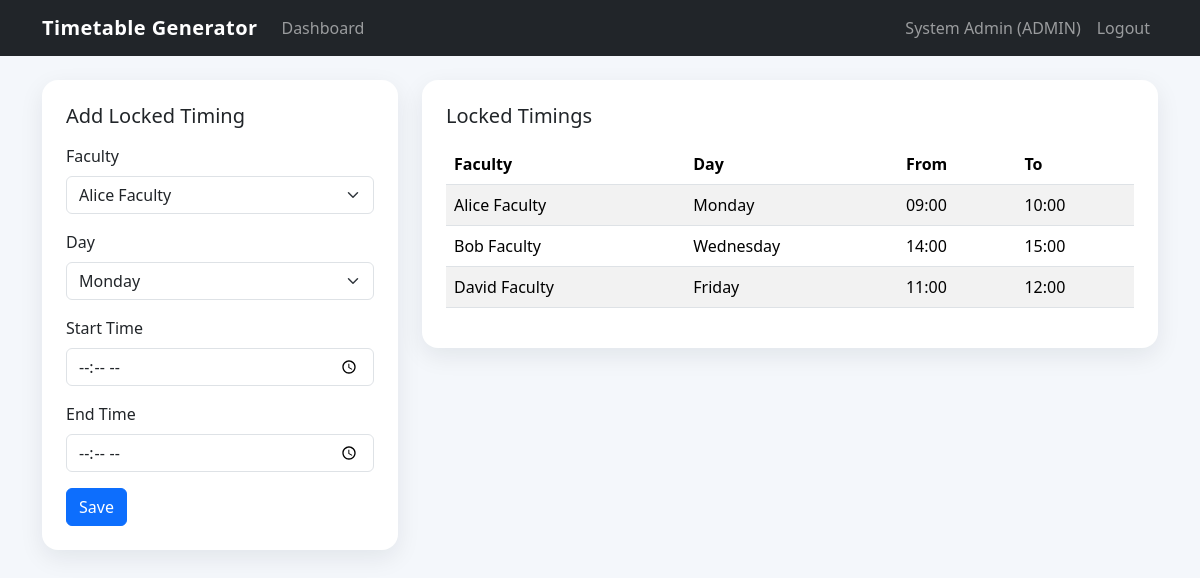
/admin/locked-timings.php (signed in), run on the app's committed database.
### tables this page shows
CREATE TABLE faculty_locked_timings (
    id INT AUTO_INCREMENT PRIMARY KEY,
    faculty_id INT NOT NULL,
    day_name VARCHAR(20) NOT NULL,
    start_time TIME NOT NULL,
    end_time TIME NOT NULL,
    CONSTRAINT fk_locked_faculty FOREIGN KEY (faculty_id) REFERENCES faculty(id) ON DELETE CASCADE
);

CREATE TABLE faculty (
    id INT AUTO_INCREMENT PRIMARY KEY,
    user_id INT NOT NULL,
    name VARCHAR(100) NOT NULL,
    department_id INT NOT NULL,
    CONSTRAINT fk_faculty_user FOREIGN KEY (user_id) REFERENCES users(id) ON DELETE CASCADE,
    CONSTRAINT fk_faculty_department FOREIGN KEY (department_id) REFERENCES departments(id) ON DELETE CASCADE
);

### config/database.php (called while the page is built, shortened)
<?php
function db(): PDO
{
    static $pdo = null;
    if ($pdo instanceof PDO) {
        return $pdo;
    }
    $dsn = 'mysql:host=' . DB_HOST . ';dbname=' . DB_NAME . ';charset=utf8mb4';
    $pdo = new PDO($dsn, DB_USER, DB_PASS, [
        PDO::ATTR_ERRMODE => PDO::ERRMODE_EXCEPTION,
        PDO::ATTR_DEFAULT_FETCH_MODE => PDO::FETCH_ASSOC,
    ]);
    return $pdo;
}

### includes/functions.php (called while the page is built, shortened)
<?php
require_once __DIR__ . '/../config/database.php';
function e(?string $value): string
{
    return htmlspecialchars((string) $value, ENT_QUOTES, 'UTF-8');
}
function fetch_all(string $sql, array $params = []): array
{
    $stmt = db()->prepare($sql);
    $stmt->execute($params);
    return $stmt->fetchAll();
}
function get_faculty(): array
{
    return fetch_all('
        SELECT f.*, u.email, d.name AS department_name
        FROM faculty f
        JOIN users u ON u.id = f.user_id
        JOIN departments d ON d.id = f.department_id
        ORDER BY f.name
    ');
}

### admin/locked-timings.php (the view, shortened to what this page needs)
<?php
$days = ['Monday', 'Tuesday', 'Wednesday', 'Thursday', 'Friday', 'Saturday'];
$faculty = get_faculty();
$rows = fetch_all('SELECT flt.*, f.name AS faculty_name FROM faculty_locked_timings flt JOIN faculty f ON f.id = flt.faculty_id ORDER BY f.name, flt.day_name');
require_once __DIR__ . '/../includes/header.php';
?>
<div class="row g-4">
    <div class="col-lg-4">
        <div class="card p-4">
            <h1 class="h5 mb-3">Add Locked Timing</h1>
            <form method="post">
                <div class="mb-3"><label class="form-label">Faculty</label><select name="faculty_id" class="form-select"><?php foreach ($faculty as $item): ?><option value="<?= e((string) $item['id']); ?>"><?= e($item['name']); ?></option><?php endforeach; ?></select></div>
                <div class="mb-3"><label class="form-label">Day</label><select name="day_name" class="form-select"><?php foreach ($days as $day): ?><option value="<?= e($day); ?>"><?= e($day); ?></option><?php endforeach; ?></select></div>
                <div class="mb-3"><label class="form-label">Start Time</label><input type="time" name="start_time" class="form-control" required></div>
                <div class="mb-3"><label class="form-label">End Time</label><input type="time" name="end_time" class="form-control" required></div>
                <button class="btn btn-primary">Save</button>
            </form>
        </div>
    </div>
    <div class="col-lg-8">
        <div class="card p-4">
            <h2 class="h5 mb-3">Locked Timings</h2>
            <table class="table table-striped">
                <thead><tr><th>Faculty</th><th>Day</th><th>From</th><th>To</th></tr></thead>
                <tbody><?php foreach ($rows as $row): ?><tr><td><?= e($row['faculty_name']); ?></td><td><?= e($row['day_name']); ?></td><td><?= e(substr($row['start_time'], 0, 5)); ?></td><td><?= e(substr($row['end_time'], 0, 5)); ?></td></tr><?php endforeach; ?></tbody>
            </table>
        </div>
    </div>
</div>
<?php require_once __DIR__ . '/../includes/footer.php'; ?>

### assets/css/style.css (style rules this page uses)
body { background: #f4f7fb; color: #1c2434; }
.card { border: 0; border-radius: 1rem; box-shadow: 0 0.5rem 1.5rem rgba(15, 23, 42, 0.08); }
.table thead th { white-space: nowrap; }

### data on the page
faculty_locked_timings: faculty.name "Alice Faculty", day_name "Monday", start_time "09:00", end_time "10:00"
faculty_locked_timings: faculty.name "Bob Faculty", day_name "Wednesday", start_time "14:00", end_time "15:00"
faculty_locked_timings: faculty.name "David Faculty", day_name "Friday", start_time "11:00", end_time "12:00"

### other printed values
$user['name'] "System Admin"
$user['role'] "ADMIN"
form field faculty_id "Alice Faculty"
form field day_name "Monday"
